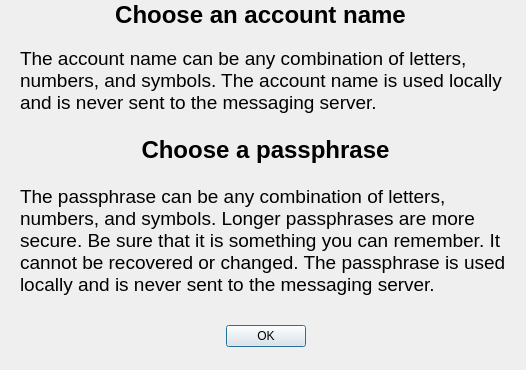
<?xml version="1.0" encoding="UTF-8"?>
<ui version="4.0">
 <class>NewAccountHelpDialog</class>
 <widget class="QDialog" name="NewAccountHelpDialog">
  <property name="geometry">
   <rect>
    <x>0</x>
    <y>0</y>
    <width>526</width>
    <height>370</height>
   </rect>
  </property>
  <property name="windowTitle">
   <string>New Account Help</string>
  </property>
  <widget class="QDialogButtonBox" name="buttonBox">
   <property name="geometry">
    <rect>
     <x>20</x>
     <y>320</y>
     <width>491</width>
     <height>32</height>
    </rect>
   </property>
   <property name="orientation">
    <enum>Qt::Horizontal</enum>
   </property>
   <property name="standardButtons">
    <set>QDialogButtonBox::Ok</set>
   </property>
   <property name="centerButtons">
    <bool>true</bool>
   </property>
  </widget>
  <widget class="QLabel" name="label">
   <property name="geometry">
    <rect>
     <x>10</x>
     <y>0</y>
     <width>501</width>
     <height>31</height>
    </rect>
   </property>
   <property name="text">
    <string>&lt;html&gt;&lt;head/&gt;&lt;body&gt;&lt;p align=&quot;center&quot;&gt;&lt;span style=&quot; font-size:18pt; font-weight:600;&quot;&gt;Choose an account name&lt;/span&gt;&lt;/p&gt;&lt;/body&gt;&lt;/html&gt;</string>
   </property>
   <property name="alignment">
    <set>Qt::AlignCenter</set>
   </property>
  </widget>
  <widget class="QLabel" name="label_2">
   <property name="geometry">
    <rect>
     <x>20</x>
     <y>40</y>
     <width>491</width>
     <height>81</height>
    </rect>
   </property>
   <property name="text">
    <string>&lt;html&gt;&lt;head/&gt;&lt;body&gt;&lt;p&gt;&lt;span style=&quot; font-size:14pt;&quot;&gt;The account name can be any combination of letters, numbers, and symbols. The account name is used locally and is never sent to the messaging server.&lt;/span&gt;&lt;/p&gt;&lt;/body&gt;&lt;/html&gt;</string>
   </property>
   <property name="wordWrap">
    <bool>true</bool>
   </property>
  </widget>
  <widget class="QLabel" name="label_3">
   <property name="geometry">
    <rect>
     <x>20</x>
     <y>130</y>
     <width>491</width>
     <height>41</height>
    </rect>
   </property>
   <property name="text">
    <string>&lt;html&gt;&lt;head/&gt;&lt;body&gt;&lt;p align=&quot;center&quot;&gt;&lt;span style=&quot; font-size:18pt; font-weight:600;&quot;&gt;Choose a passphrase&lt;/span&gt;&lt;/p&gt;&lt;/body&gt;&lt;/html&gt;</string>
   </property>
  </widget>
  <widget class="QLabel" name="label_4">
   <property name="geometry">
    <rect>
     <x>20</x>
     <y>170</y>
     <width>491</width>
     <height>141</height>
    </rect>
   </property>
   <property name="text">
    <string>&lt;html&gt;&lt;head/&gt;&lt;body&gt;&lt;p&gt;&lt;span style=&quot; font-size:14pt;&quot;&gt;The passphrase can be any combination of letters, numbers, and symbols. Longer passphrases are more secure. Be sure that it is something you can remember. It cannot be recovered or changed. The passphrase is used locally and is never sent to the messaging server.&lt;/span&gt;&lt;/p&gt;&lt;/body&gt;&lt;/html&gt;</string>
   </property>
   <property name="wordWrap">
    <bool>true</bool>
   </property>
  </widget>
 </widget>
 <resources/>
 <connections>
  <connection>
   <sender>buttonBox</sender>
   <signal>accepted()</signal>
   <receiver>NewAccountHelpDialog</receiver>
   <slot>accept()</slot>
   <hints>
    <hint type="sourcelabel">
     <x>248</x>
     <y>254</y>
    </hint>
    <hint type="destinationlabel">
     <x>157</x>
     <y>274</y>
    </hint>
   </hints>
  </connection>
 </connections>
</ui>
